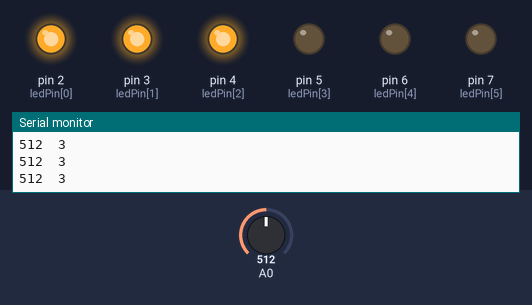
The sketch below on a simulated Arduino Uno, built with avr-gcc and run on an emulated ATmega328P. On the bench: output pins drawn as LEDs (lit = HIGH), the last lines printed to the serial monitor. Inputs (shaded band) come from the test bench; at power-on: A0 = 512.

Above: at 1.2 s.
1.3 s: A0 set to 663
2.8 s: A0 set to 694
At 4.0 s:
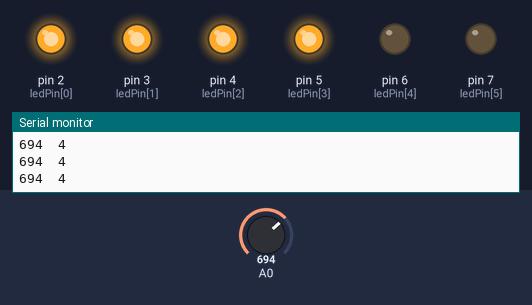
4.3 s: A0 set to 841
5.8 s: A0 set to 871
At 6.5 s:
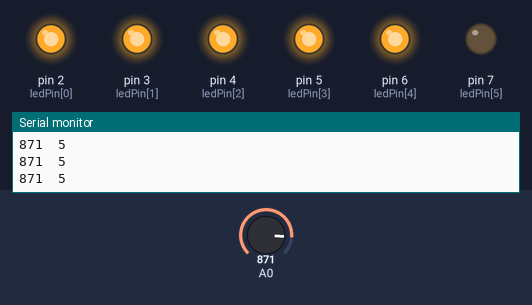
7.3 s: A0 set to 1007
10.3 s: A0 set to 1023
At 11.2 s:
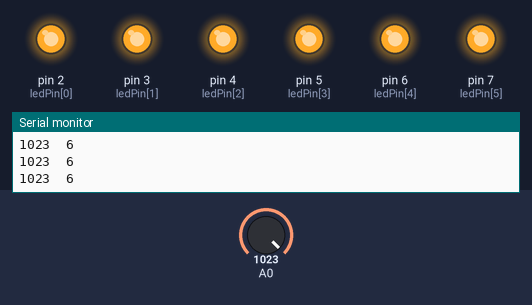
Timing chart, 0 to 12.8 s (numbered marks = the images above; inputs shaded):
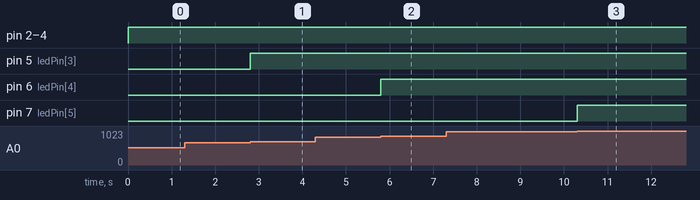

Measured:
- the behaviour switches between 681 and 682 on A0 (found by bisection; images 0 and 1)
- the behaviour switches between 852 and 853 on A0 (found by bisection; images 1 and 2)
- the behaviour switches between 1022 and 1023 on A0 (found by bisection; images 2 and 3)
- after the input at 2.8 s, pin 5 (ledPin[3]): LOW → HIGH at once
- after the input at 5.8 s, pin 6 (ledPin[4]): LOW → HIGH at once
- after the input at 10.3 s, pin 7 (ledPin[5]): LOW → HIGH at once

The sketch:

02_6LEDlight.ino
```cpp
int count = 6;
int ledPin[]={2,3,4,5,6,7};

void setup(){
  for(int i=0; i<count; i++){
    pinMode(ledPin[i],OUTPUT);
  }
  Serial.begin(9600);
}

void loop(){
  int sensorValue = analogRead(A0);
  int level = map(sensorValue, 0, 1023, 0, count);

  for(int i=0; i<count; i++){
    if(i<level){
      digitalWrite(ledPin[i],HIGH);
    }
    else{
      digitalWrite(ledPin[i],LOW);
    }
  }
  Serial.print(sensorValue);
  Serial.print('\t');
  Serial.println(level);
}
```
